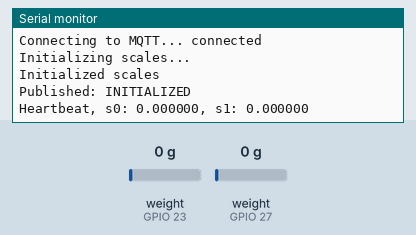
Simulated run of this program. Board: ESP32. Shown: the last lines printed to the serial monitor. The test bench sets the inputs (shaded band); at power-on: weight on the scale (sensors on GPIO 23, GPIO 27) 0 g. WiFi joins after 1.5 s; servers stay silent unless stated; no MQTT or app messages arrive unless stated.

Above: at 7.7 s.
7.8 s: weight on the scale (sensor on GPIO 23) set to 100 g
At 8.8 s:
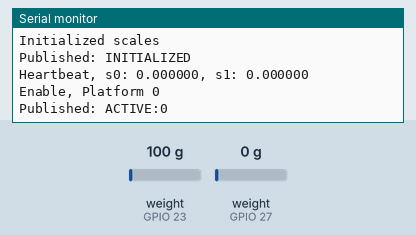
9.5 s: weight on the scale (sensor on GPIO 27) set to 100 g
At 10.0 s:
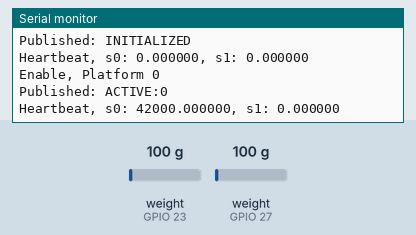
11.0 s: weight on the scale (sensor on GPIO 23) set to 1250 g
At 12.3 s:
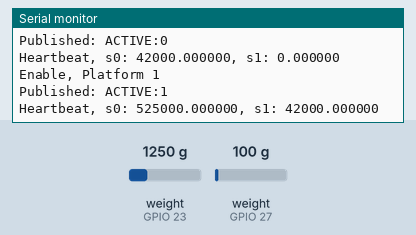
12.5 s: weight on the scale (sensor on GPIO 27) set to 1250 g
At 14.3 s:
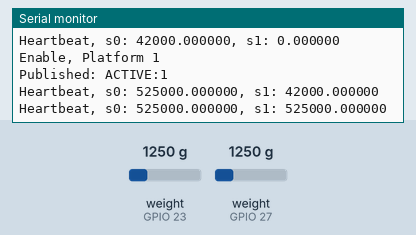
Timing chart, 0 to 15.0 s (numbered marks = the images above; inputs shaded):
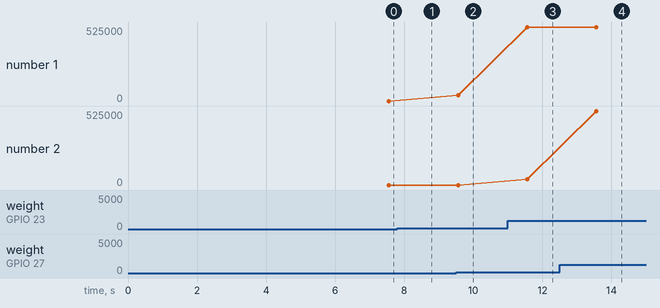

Measured:
- after the input at 7.8 s, the serial monitor: prints a new line after 0.26 s (image 1)
- after the input at 11.0 s, the serial monitor: prints a new line after 0.56 s (image 3)
- after the input at 12.5 s, the serial monitor: prints a new line after 1.1 s (image 4)
- plotted number 1: 42000 → 525000 after the input at 11.0 s

The program:

main.cpp
```cpp
#include <WiFi.h>
#include <WiFiClientSecure.h>
#include <WiFiManager.h>
#include <PubSubClient.h>
#include "HX711.h"

/* MQTT credentials */
const char *MQTT_HOST = "p9869662.ala.asia-southeast1.emqxsl.com";
constexpr int MQTT_PORT = 8883;
const char *MQTT_USER = "user1";
const char *MQTT_PASS = "Pass1234";

/* MQTT topic */
const char *MQTT_TOPIC = "esp32/pill_box/status";

/* Root CA certificate */
const char *ROOT_CA = R"EOF(
-----BEGIN CERTIFICATE-----
MIIDjjCCAnagAwIBAgIQAzrx5qcRqaC7KGSxHQn65TANBgkqhkiG9w0BAQsFADBh
MQswCQYDVQQGEwJVUzEVMBMGA1UEChMMRGlnaUNlcnQgSW5jMRkwFwYDVQQLExB3
d3cuZGlnaWNlcnQuY29tMSAwHgYDVQQDExdEaWdpQ2VydCBHbG9iYWwgUm9vdCBH
MjAeFw0xMzA4MDExMjAwMDBaFw0zODAxMTUxMjAwMDBaMGExCzAJBgNVBAYTAlVT
MRUwEwYDVQQKEwxEaWdpQ2VydCBJbmMxGTAXBgNVBAsTEHd3dy5kaWdpY2VydC5j
b20xIDAeBgNVBAMTF0RpZ2lDZXJ0IEdsb2JhbCBSb290IEcyMIIBIjANBgkqhkiG
9w0BAQEFAAOCAQ8AMIIBCgKCAQEAuzfNNNx7a8myaJCtSnX/RrohCgiN9RlUyfuI
2/Ou8jqJkTx65qsGGmvPrC3oXgkkRLpimn7Wo6h+4FR1IAWsULecYxpsMNzaHxmx
1x7e/dfgy5SDN67sH0NO3Xss0r0upS/kqbitOtSZpLYl6ZtrAGCSYP9PIUkY92eQ
q2EGnI/yuum06ZIya7XzV+hdG82MHauVBJVJ8zUtluNJbd134/tJS7SsVQepj5Wz
tCO7TG1F8PapspUwtP1MVYwnSlcUfIKdzXOS0xZKBgyMUNGPHgm+F6HmIcr9g+UQ
vIOlCsRnKPZzFBQ9RnbDhxSJITRNrw9FDKZJobq7nMWxM4MphQIDAQABo0IwQDAP
BgNVHRMBAf8EBTADAQH/MA4GA1UdDwEB/wQEAwIBhjAdBgNVHQ4EFgQUTiJUIBiV
5uNu5g/6+rkS7QYXjzkwDQYJKoZIhvcNAQELBQADggEBAGBnKJRvDkhj6zHd6mcY
1Yl9PMWLSn/pvtsrF9+wX3N3KjITOYFnQoQj8kVnNeyIv/iPsGEMNKSuIEyExtv4
NeF22d+mQrvHRAiGfzZ0JFrabA0UWTW98kndth/Jsw1HKj2ZL7tcu7XUIOGZX1NG
Fdtom/DzMNU+MeKNhJ7jitralj41E6Vf8PlwUHBHQRFXGU7Aj64GxJUTFy8bJZ91
8rGOmaFvE7FBcf6IKshPECBV1/MUReXgRPTqh5Uykw7+U0b6LJ3/iyK5S9kJRaTe
pLiaWN0bfVKfjllDiIGknibVb63dDcY3fe0Dkhvld1927jyNxF1WW6LZZm6zNTfl
MrY=
-----END CERTIFICATE-----
)EOF";

/* Heartbeat time */
unsigned long lastHeartbeatTime = 0;
constexpr unsigned long HEARTBEAT_INTERVAL = 2000;

/* Platforms */
typedef enum {
    DISABLE,
    IDLE,
    EMPTY
} PlatformState;

PlatformState p_states[2];
HX711 scales[2];

constexpr int LOADCELL_1_DOUT_PIN = 23;
constexpr int LOADCELL_1_SCK_PIN = 22;

constexpr int LOADCELL_2_DOUT_PIN = 27;
constexpr int LOADCELL_2_SCK_PIN = 26;

unsigned long emptyStartTime[2];
unsigned long lastEmptyWarnTime[2];
constexpr unsigned long EMPTY_WARN_TIME_THRESHOLD = 30000;
constexpr unsigned long EMPTY_TIME_MAX = 80000;

constexpr float WEIGHT_THRESHOLD = 4000.0;
constexpr unsigned long READ_INTERVALS = 100;

WiFiClientSecure secureClient;
PubSubClient mqttClient(secureClient);

void connectMQTT() {
    while (!mqttClient.connected()) {
        Serial.print("Connecting to MQTT... ");

        if (mqttClient.connect("ESP32Client", MQTT_USER, MQTT_PASS)) {
            Serial.println("connected");
        } else {
            Serial.print("failed, rc=");
            Serial.print(mqttClient.state());
            Serial.println(" retrying in 5s");
            delay(5000);
        }
    }
}

void publishData(String message) {
    if (mqttClient.publish(MQTT_TOPIC, message.c_str())) {
        Serial.println("Published: " + message);
    } else {
        Serial.println("Failed to publish message");
    }
}

void sendHeartbeat() {
    unsigned long currentMillis = millis();
    if (currentMillis - lastHeartbeatTime >= HEARTBEAT_INTERVAL) {
        Serial.printf("Heartbeat, s0: %f, s1: %f\n", scales[0].get_units(5), scales[1].get_units(5));
        lastHeartbeatTime = currentMillis;
    }
}


void scaleLoop(int i) {
    float weight = scales[i].get_units(5);
    switch (p_states[i]) {
        case DISABLE:
            if (weight > WEIGHT_THRESHOLD) {
                p_states[i] = IDLE;
                Serial.printf("Enable, Platform %d\n", i);
                publishData("ACTIVE:" + String(i));
            }
            break;
        case IDLE:
            if (weight < WEIGHT_THRESHOLD) {
                p_states[i] = EMPTY;
                emptyStartTime[i] = millis();
                Serial.printf("Pick up, Platform %d\n", i);
                publishData("PICKUP:" + String(i));
            }
            break;
        case EMPTY:
            if (weight > WEIGHT_THRESHOLD) {
                p_states[i] = IDLE;
                Serial.printf("Put back, Platform %d\n", i);
            } else {
                unsigned long currentMillis = millis();
                unsigned long emptyTime = currentMillis - emptyStartTime[i];
                if (emptyTime >= EMPTY_WARN_TIME_THRESHOLD) {
                    if (currentMillis - lastEmptyWarnTime[i] >= EMPTY_WARN_TIME_THRESHOLD) {
                        lastEmptyWarnTime[i] = currentMillis;
                        Serial.printf("Warning, Platform %d is empty for %lu seconds", i, emptyTime / 1000);
                        publishData("WARN:" + String(i));
                    }
                    if (emptyTime > EMPTY_TIME_MAX) {
                        p_states[i] = DISABLE;
                        Serial.printf("Disable, Platform %d", i);
                        publishData("DEACTIVE:" + String(i));
                    }
                }
            }
            break;
    }
}

void setup() {
    Serial.begin(115200);
    delay(1000);

    WiFiManager wifiManager;
    if (!wifiManager.autoConnect("ESP32_AP_Pill")) {
        Serial.println("Failed to connect or configure WiFi, restarting...");
        delay(3000);
        ESP.restart();
    }
    Serial.println("WiFi connected: " + WiFi.localIP().toString());

    // TLS and MQTT
    secureClient.setCACert(ROOT_CA);
    mqttClient.setServer(MQTT_HOST, MQTT_PORT);
    connectMQTT();

    // scale initialization
    Serial.println("Initializing scales...");
    scales[0].begin(LOADCELL_1_DOUT_PIN, LOADCELL_1_SCK_PIN);
    scales[1].begin(LOADCELL_2_DOUT_PIN, LOADCELL_2_SCK_PIN);
    delay(2000);
    for (int i = 0; i < 2; i++) {
        scales[i].set_scale(1.0);
        scales[i].tare();
        p_states[0] = DISABLE;
    }
    Serial.println("Initialized scales");
    publishData("INITIALIZED");
}

void loop() {
    if (!mqttClient.connected()) {
        connectMQTT();
    }
    mqttClient.loop();
    sendHeartbeat();
    scaleLoop(0);
    scaleLoop(1);
}
```
